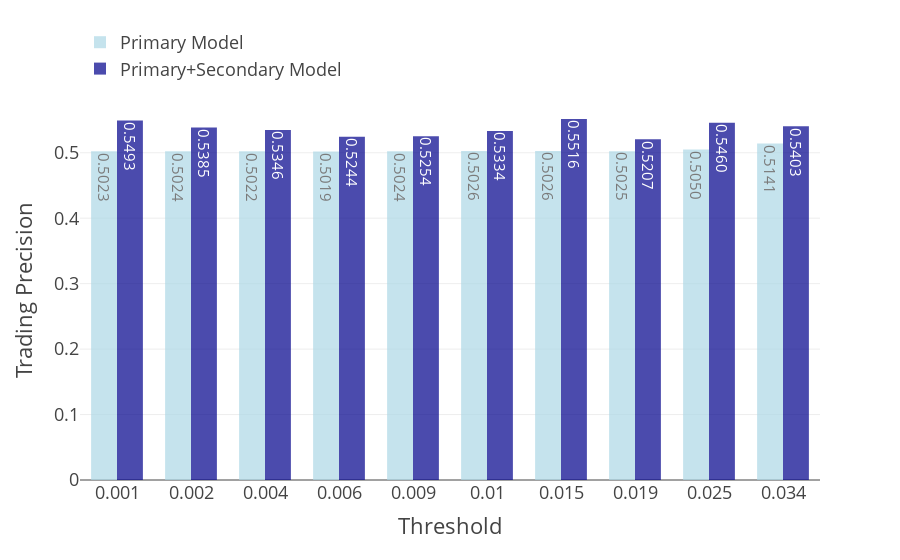

Here is the notebook cell this chart was saved with:
### Markdown cell above
## Trading Confusion Matrix

### Code cell
t1 = ML_metrics[ML_metrics['Model']==1] 
t2 = ML_metrics[ML_metrics['Model']==2] 
trace1 = go.Bar(x=t1.tau,
                y=t1.Precision,
                name='Primary Model',
                marker_color='lightblue',
                opacity=0.7,
                text=t1['Precision'].apply(lambda x: f'{x:.4f}'),  # Format the text to two decimals
                textposition='auto'  # Automatically position the text on top of the bars
                )
trace2 = go.Bar(x=t2.tau,
                y=t2.Precision,
                name='Primary+Secondary Model',
                marker_color='darkblue',
                opacity=0.7,
                text=t2['Precision'].apply(lambda x: f'{x:.4f}'),  # Format the text to two decimals
                textposition='auto'  # Automatically position the text on top of the bars
                )
layout = go.Layout(
#     title='Precision Improvement',
    xaxis=dict(title='Threshold', type='category', categoryorder='array', categoryarray=t1['tau'].astype(str)),
    yaxis=dict(title='Trading Precision'),
    barmode='group',  # This places the bars next to each other
    bargap=0.3,
    legend=dict(x=0, y=1.2)
)

# Create the figure and plot
fig = go.Figure(data=[trace1, trace2], layout=layout)
fig.show()

### Figure 1 — Plotly figure (JSON) as saved in the notebook; plotly's stock layout.template omitted (floating-point values rounded to 4 significant figures)
{"data": [{"marker": {"color": "lightblue"}, "name": "Primary Model", "opacity": 0.7, "text": ["0.5023", "0.5024", "0.5022", "0.5019", "0.5024", "0.5026", "0.5026", "0.5025", "0.5050", "0.5141"], "textposition": "auto", "type": "bar", "x": [0.001, 0.002, 0.004, 0.006, 0.009, 0.01, 0.015, 0.019, 0.025, 0.034], "y": [0.5023, 0.5024, 0.5022, 0.5019, 0.5024, 0.5026, 0.5026, 0.5025, 0.505, 0.5141]}, {"marker": {"color": "darkblue"}, "name": "Primary+Secondary Model", "opacity": 0.7, "text": ["0.5493", "0.5385", "0.5346", "0.5244", "0.5254", "0.5334", "0.5516", "0.5207", "0.5460", "0.5403"], "textposition": "auto", "type": "bar", "x": [0.001, 0.002, 0.004, 0.006, 0.009, 0.01, 0.015, 0.019, 0.025, 0.034], "y": [0.5493, 0.5385, 0.5346, 0.5244, 0.5254, 0.5334, 0.5516, 0.5207, 0.546, 0.5403]}], "layout": {"bargap": 0.3, "barmode": "group", "legend": {"x": 0, "y": 1.2}, "xaxis": {"categoryarray": ["0.001", "0.002", "0.004", "0.006", "0.009", "0.01", "0.015", "0.019", "0.025", "0.034"], "categoryorder": "array", "title": {"text": "Threshold"}, "type": "category"}, "yaxis": {"title": {"text": "Trading Precision"}}}}
